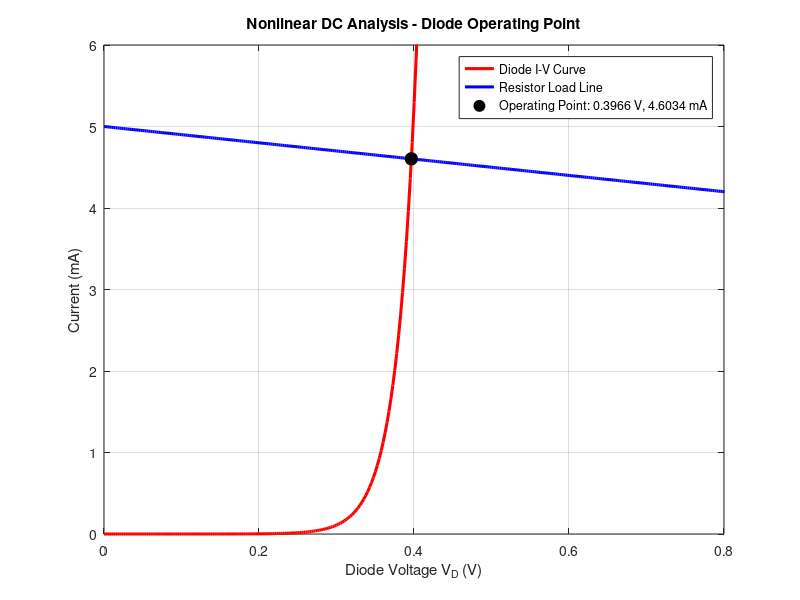
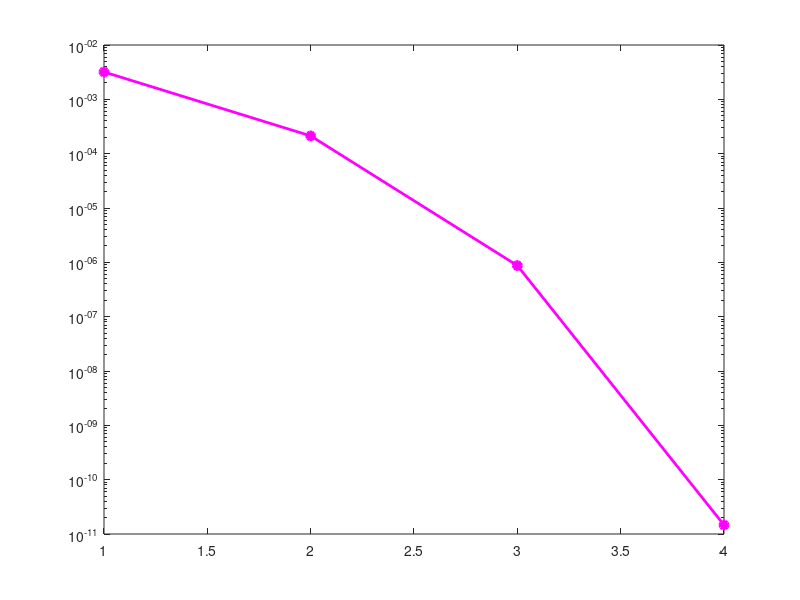

Source code (MATLAB) for these figures, in order: (Note: this script raises an error after producing the figures.)

%circuit parameters
Vs = 5;         
R  = 1000;       
Is = 1e-9;     
Vt = 0.02585;   
G = 1/R;
n=1; %ideal diode

%Newton's method
maxIter = 100;
tol = 1e-9;

% unknowns: x = [v1; v2; i_vs]
% A forward-bias initial guess keeps the original Newton method but
% allows it to converge within the original 100-iteration limit.
x = [Vs; 0.4; -(Vs-0.4)/R];
error_history = zeros(maxIter,1);
for k = 1:maxIter
    v1 = x(1); v2 = x(2);

    % Diode evaluation (limit exponent to avoid overflow)
    arg = min(v2/(Vt), 40);
    Id  = Is*(exp(arg) - 1);
    gd  = Is/(n*Vt)*exp(arg);
    Ieq = Id - gd*v2;

    % Assemble MNA
    Gx = [G, -G, 1;
        -G, G+gd, 0;
        1, 0, 0];

    f = [0;
        Ieq;
        0];

    b = [0;
        0;
        Vs];

    xnew = Gx\(b-f);
    % record the same error used by the original stopping test
    error_history(k) = max(abs(xnew - x));
    
    if max(abs(xnew - x)) < tol
        x = xnew;
        fprintf('Converged in %d iterations\n', k);
        break;
    end
    x = xnew;
end

v1 = x(1); v2 = x(2); i_vs = x(3);
Id_final = Is*(exp(min(v2/(n*Vt),40)) - 1);

fprintf('v1 = %.6f V\n', v1);
fprintf('v2 = %.6f V\n', v2);
fprintf('i_vs = %.6f mA\n', i_vs*1e3);
fprintf('Diode current = %.6f mA\n', Id_final*1e3);
fprintf('Voltage across R = %.6f V\n', v1-v2);
% figure1 : working for DC operating pint.
vD_plot = linspace(0, Vs, 2000);
arg_plot = min(vD_plot/(n*Vt), 40);

Id_plot = Is*(exp(arg_plot) - 1);
IR_plot = (Vs - vD_plot)/R;

figure1 = figure('Color','w');

plot(vD_plot, Id_plot*1e3, 'r-', ...
    'LineWidth', 2.2);

hold on;

plot(vD_plot, IR_plot*1e3, 'b-', ...
    'LineWidth', 2.2);

plot(v2, Id_final*1e3, 'ko', ...
    'MarkerSize', 9, ...
    'MarkerFaceColor', 'k');

grid on;
box on;

xlabel('Diode Voltage V_D (V)');
ylabel('Current (mA)');
title('Nonlinear DC Analysis - Diode Operating Point');

legend( ...
    'Diode I-V Curve', ...
    'Resistor Load Line', ...
    sprintf('Operating Point: %.4f V, %.4f mA',v2,Id_final*1e3), ...
    'Location','best');

% Zoom into the useful forward-bias region so the intersection is clear.
xlim([0, min(Vs, max(0.8,1.5*v2))]);
ylim([0, 1.2*(Vs/R)*1e3]);

% figure2 : working for the Newton convergence 
figure2 = figure('Color','w');

semilogy(1:k, max(error_history(1:k),eps), 'mo-', ...
    'MarkerFaceColor', 'm', ...
    'MarkerEdgeColor', 'm', ...
    'LineWidth', 2.0, ...
    'MarkerSize', 6);

hold on;
yline(tol, 'g--', 'Tolerance', ...
    'LineWidth', 1.5);

grid on;
box on;

xlabel('Newton Iteration');
ylabel('Maximum Update Error');
title('Newton-Raphson Convergence');

scriptDirectory = fileparts(mfilename('fullpath'));
figureDirectory = fullfile(scriptDirectory,'diode_figures_original_style');

if ~exist(figureDirectory,'dir')
    mkdir(figureDirectory);
end

exportgraphics(figure1, ...
    fullfile(figureDirectory,'diode_dc_operating_point.png'), ...
    'Resolution',300);

exportgraphics(figure2, ...
    fullfile(figureDirectory,'newton_convergence.png'), ...
    'Resolution',300);

fprintf('\nFigures saved to:\n%s\n',figureDirectory);
